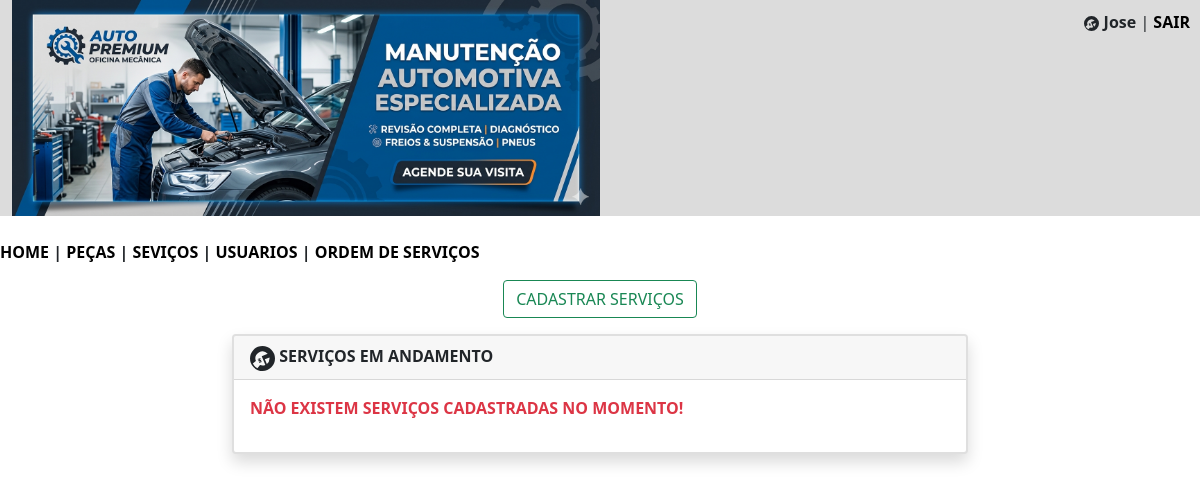
The page /mecanica/servicos.php (signed in) on the database as committed earlier.
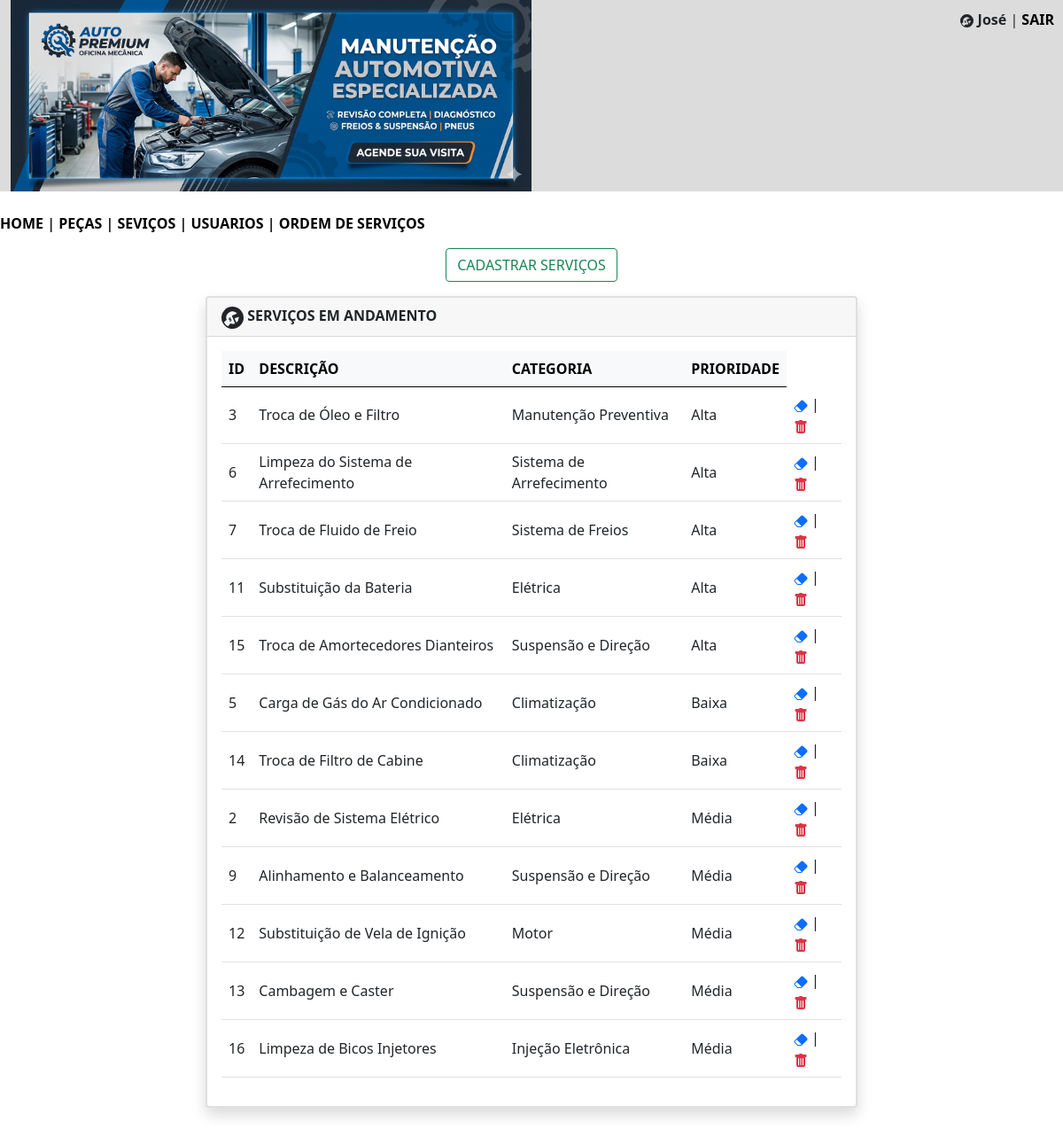
The same page on the database as committed later.
### tables this page shows
CREATE TABLE `servicos` (
  `id` int(11) NOT NULL,
  `descricao` varchar(200) NOT NULL,
  `categoria` varchar(150) NOT NULL,
  `prioridade` varchar(80) NOT NULL
);

### mecanica/servicos.php (the view, shortened to what this page needs)
<?php
$nome = $_SESSION['nome'];
?>
<!DOCTYPE html>
<html lang="pt-br">
<head>
    <link href="https://cdn.jsdelivr.net/npm/bootstrap@5.0.2/dist/css/bootstrap.min.css" rel="stylesheet">
</head>
<body>
<div class="container-fluid" style="background-color:#DCDCDC; text-align:left; position:relative;">
<img src="imagens/banner.png" width="50%" heigth="50%">
    <div class="header" style="position:absolute; top:10px; right:10px;">
        <b><?= htmlspecialchars($nome) ?></b> |
        <a href="sair.php" style="color:black; text-decoration:none; font-weight:bold;">SAIR</a>
    </div>
</div>
<br/>
        <nav>
            <?php
                include 'menu.php';
            ?>
        </nav>
<div class="text-center my-3">
    <button type="button" class="btn btn-outline-success" data-bs-toggle="modal" data-bs-target="#exampleModal">
        CADASTRAR SERVIÇOS
    </button>
</div>
<div class="container">
    <div class="row justify-content-center">
        <div class="col-md-8 mb-4">
            <div class="card shadow border-2">
                <div class="card-header">
                    <b>SERVIÇOS EM ANDAMENTO</b>
                </div>
                <div class="card-body">
                    <?php
                    include 'conecta.php';
                    $sql = "SELECT * FROM servicos ORDER BY prioridade";
                    $consulta = $pdo->query($sql);
                    $listaservicos = $consulta->fetchAll(PDO::FETCH_ASSOC);
                    if (count($listaservicos) > 0) {
                        echo "<table class='table table-hover align-middle'>";
                        echo "<thead class='table-light'>
                                <tr>
                                    <th>ID</th>
                                    <th>DESCRIÇÃO</th>
                                    <th>CATEGORIA</th>
                                    <th>PRIORIDADE</th>
                                </tr>
                              </thead>";
                        echo "<tbody>";
                        foreach ($listaservicos as $item) {
                            $id = $item['id'];
                            echo "<tr>";
                            echo "<td>" . htmlspecialchars($item['id']) . "</td>";
                            echo "<td>" . htmlspecialchars($item['descricao']) . "</td>";
                            echo "<td>" . htmlspecialchars($item['categoria']) . "</td>";
                            echo "<td>" . htmlspecialchars($item['prioridade']) . "</td>";
                            echo "<td><a href='#' data-bs-toggle='modal' data-bs-target='#modalEditar' data-id='$id'><svg xmlns='http://www.w3.org/2000/svg' width='16' height='16' fill='currentColor' class='bi bi-eraser-fill' viewBox='0 0 16 16'>
                            <path d='M8.086 2.207a2 2 0 0 1 2.828 0l3.879 3.879a2 2 0 0 1 0 2.828l-5.5 5.5A2 2 0 0 1 7.879 15H5.12a2 2 0 0 1-1.414-.586l-2.5-2.5a2 2 0 0 1 0-2.828zm.66 11.34L3.453 8.254 1.914 9.793a1 1 0 0 0 0 1.414l2.5 2.5a1 1 0 0 0 .707.293H7.88a1 1 0 0 0 .707-.293z'/>
                          </svg></a> | <a href ='excluir_servico.php?id=$id'><svg xmlns='http://www.w3.org/2000/svg' width='16' height='16' fill='currentColor' class='bi bi-trash-fill text-danger' viewBox='0 0 16 16'>
                            <path d='M2.5 1a1 1 0 0 0-1 1v1a1 1 0 0 0 1 1H3v9a2 2 0 0 0 2 2h6a2 2 0 0 0 2-2V4h.5a1 1 0 0 0 1-1V2a1 1 0 0 0-1-1H10a1 1 0 0 0-1-1H7a1 1 0 0 0-1 1zm3 4a.5.5 0 0 1 .5.5v7a.5.5 0 0 1-1 0v-7a.5.5 0 0 1 .5-.5M8 5a.5.5 0 0 1 .5.5v7a.5.5 0 0 1-1 0v-7A.5.5 0 0 1 8 5m3 .5v7a.5.5 0 0 1-1 0v-7a.5.5 0 0 1 1 0'/>
                          </svg></a></td>";
                            echo "</tr>";
                        }
                        echo "</tbody>";
                        echo "</table>";
                    } else {
                        echo "<p class='text-danger'><b>NÃO EXISTEM SERVIÇOS CADASTRADAS NO MOMENTO!</b></p>";
                    }
                    ?>
                </div>
            </div>
        </div>
    </div>
</div>
</body>
</html>

Rows that differ between the two databases and show on the page:
added servicos: id "3", descricao "Troca de Óleo e Filtro", categoria "Manutenção Preventiva", prioridade "Alta"
added servicos: id "6", descricao "Limpeza do Sistema de Arrefecimento", categoria "Sistema de Arrefecimento", prioridade "Alta"
added servicos: id "7", descricao "Troca de Fluido de Freio", categoria "Sistema de Freios", prioridade "Alta"
added servicos: id "11", descricao "Substituição da Bateria", categoria "Elétrica", prioridade "Alta"
added servicos: id "15", descricao "Troca de Amortecedores Dianteiros", categoria "Suspensão e Direção", prioridade "Alta"
added servicos: id "5", descricao "Carga de Gás do Ar Condicionado", categoria "Climatização", prioridade "Baixa"
added servicos: id "14", descricao "Troca de Filtro de Cabine", categoria "Climatização", prioridade "Baixa"
added servicos: id "2", descricao "Revisão de Sistema Elétrico", categoria "Elétrica", prioridade "Média"
added servicos: id "9", descricao "Alinhamento e Balanceamento", categoria "Suspensão e Direção", prioridade "Média"
added servicos: id "12", descricao "Substituição de Vela de Ignição", categoria "Motor", prioridade "Média"
added servicos: id "13", descricao "Cambagem e Caster", categoria "Suspensão e Direção", prioridade "Média"
added servicos: id "16", descricao "Limpeza de Bicos Injetores", categoria "Injeção Eletrônica", prioridade "Média"
Other text that changed with them:
$nome: "Jose" → "José"
text no longer shown: "NÃO EXISTEM SERVIÇOS CADASTRADAS NO MOMENTO!"
text now shown: "ID DESCRIÇÃO CATEGORIA PRIORIDADE"
